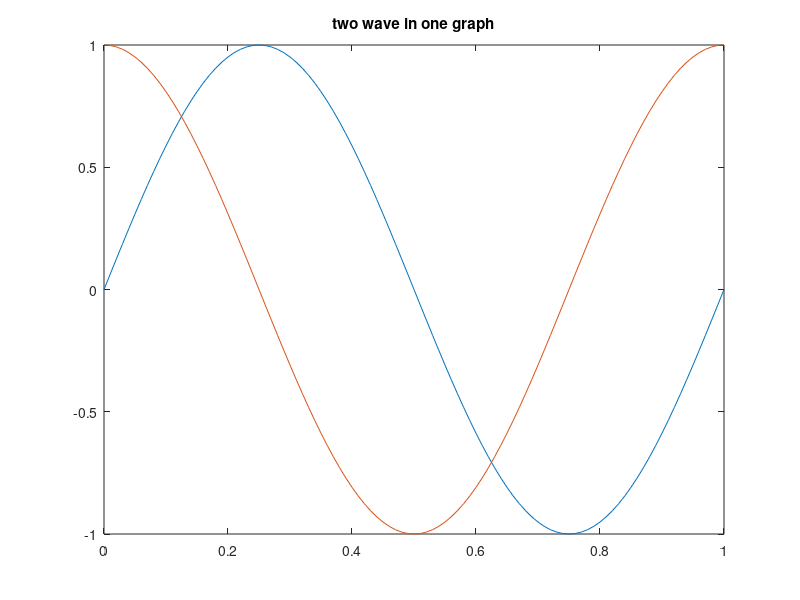

MATLAB code for this plot:
t=0:0.01:1;
f=1;

%sin wave
signal_1=sin(2*pi*f*t);

%cos wave
signal_2=cos(2*pi*f*t);

plot(t,signal_1 ,t,signal_2);

title('two wave in one graph');
